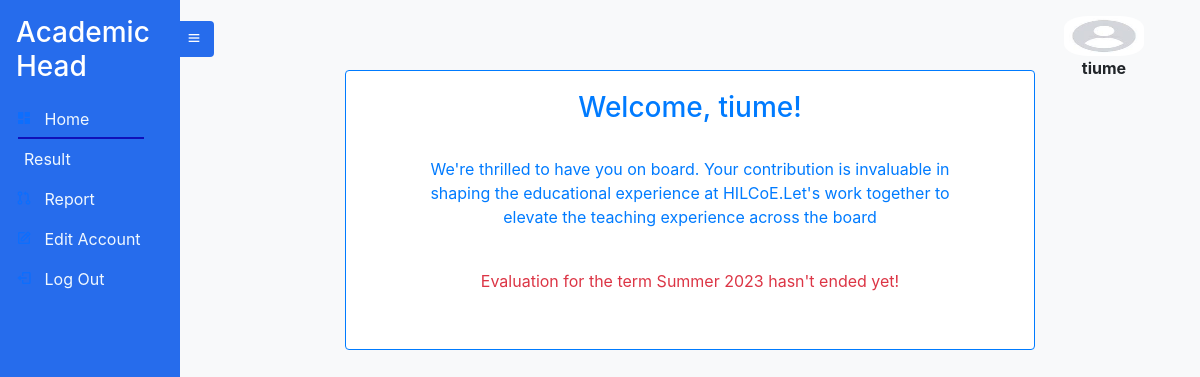
The page /academicheadhomepage (signed in) on the database its author committed.
### Account/models.py (models this page shows)
class Account(AbstractUser):
    Role = models.CharField(max_length=25, null=True , choices=rolechoice ,  blank=True)
    email = models.EmailField(
        verbose_name='email address',
        max_length=255,
        unique=True,
    )

### Course/models.py (models this page shows, shortened)
class Term(models.Model):
    Term_id = models.UUIDField(default=uuid.uuid4, unique=True, primary_key=True, editable=False)
    Season = models.CharField(max_length=10, null=True, choices=season_choices, blank=True)
    current_year = datetime.now().year
    Year = models.IntegerField(
        default=current_year,
        validators=[
            MinValueValidator(current_year),
            MaxValueValidator(current_year + 1)
        ],
    )
    Evaluation_Start_Date = models.DateTimeField(null=True, blank=True ,
                                                 validators=[MinValueValidator(limit_value=timezone.now())])
    Evaluation_End_Date = models.DateTimeField(null = True , blank=True ,
                                               validators=[MinValueValidator(limit_value=timezone.now())])
    Courses_Given = models.ManyToManyField(Course)
    EvaluationDone = models.BooleanField(null=True, blank=True , default=False)

### Staff/views.py (the view)
def academicheadHomePage(request):
    term = None
    try:
        term = Term.objects.get(EvaluationDone = False)
    except:
        term = None
    evaluation_started = False
    evaluation_ended = False
    if(term.Evaluation_Start_Date <= timezone.now()): #check if evaluation started
        print('evaluation started')
        evaluation_started = True
    if(term.Evaluation_End_Date < timezone.now()): #check if evaluation ended
        print('evaluation ended')
        evaluation_ended = True
    context = { 'active_page': 'home', 'term':term , 'evaluation_started':evaluation_started , 'evaluation_ended':evaluation_ended}
    return render(request , 'academichead/academicheadhome.html' , context)

### templates/academichead/academicheadhome.html (shortened to what this page needs)
{% extends 'academichead/academichead.html' %}
{% load static %}
{% block content %}
<div class="text-center">
  <div class="row justify-content-center">
              <div class="card border-primary mb-3 col-md-8" style="max-width: 80rem;">
                  <div class="text-center">
                  <div class="card-body text-primary">
                      <h3 class="card-title">Welcome, {{user.username}}!</h3>
                      <div class="text-center">
                            {% if not term %}
                           <p class="card-text">We're thrilled to have you on board. Your contribution is invaluable in shaping the educational experience at HILCoE.Let's work together to elevate the teaching experience across the board</p>
                           <div class="card-body text-danger">
                            <p class="card-text">Evaluation has not started please wait!.
                           </div>
                           {% else %}
                            {% if evaluation_started == True  and evaluation_ended == False %}
                            <div class="card-body text-primary">
                                <p class="card-text">We're thrilled to have you on board. Your contribution is invaluable in shaping the educational experience at HILCoE.Let's work together to elevate the teaching experience across the board</p>
                            </div>
                            {% endif %}
                       </div>
                      {% if evaluation_ended == True %}
                      <br>
              <div class="text-center">
                  <h4 class="card-title">Evaluation results for the term {{term}}</h4>
                  <div class="card-body text-danger">
                    <p>Evaluation for the term {{term.Season}} {{term.Year}} has ended!</p>
                    </div>
                  <div class="d-grid gap-2">
                    <p class="card-text">View reports and summaries of Instructor Evaluations.</p>
                    <div class="row justify-content-center">
                      <div class="col-md-3 mb-4">
                  <a href="{% url 'evaluation_reports' 'student' %}" class="btn btn-outline-primary course-btn">Student Evaluations</a>
                      </div>
                      <div class="col-md-3 mb-4">
                  <a href="{% url 'evaluation_reports' 'staff' %}" class="btn btn-outline-primary course-btn">Staff Evaluations</a>
                      </div>
                      <div class="col-md-3 mb-4">
                  <a href="{% url 'total_evaluation'  %}" class="btn btn-outline-primary course-btn">Total Evaluations</a>
                      </div>
                </div>
                  </div>
                  {% else %}
                  <div class="card-body text-danger">
                  <p>Evaluation for the term {{term.Season}} {{term.Year}} hasn't ended yet!</p>
                  </div>
                  {% endif %}
              </div>
              </div>
      </div>
  </div>
  {% endif %}
              </div>
</body>
{% endblock %}

### templates/academichead/academichead.html (shortened to what this page needs)
{% extends 'sidebarbase.html' %}
{% block content1 %}
  <div class="side-navbar active-nav d-flex justify-content-between flex-wrap flex-column" id="sidebar">
    <ul class="nav flex-column text-white w-100">
      <a href="{% url 'academicheadhomepage' %}" class="nav-link h3 text-white my-2">
        Academic Head
      </a>
      <li class="nav-link {% if active_page == 'home' %}active{% endif %}">
        <i class="bx bxs-dashboard"></i>
        <span class="mx-2"><a class="inner-anchor" href="{% url 'academicheadhomepage' %}"> Home</a></span>
      </li>
      <li class="nav-link {% if active_page == 'report' %}active{% endif %}">
        <span class="mx-2"><a class="inner-anchor" href="{% url 'search_evaluation' %}">Result</a></span>
      </li>
      <li class="nav-link {% if active_page == 'general_report' %}active{% endif %}">
        <i class="bx bx-git-pull-request"></i>
        <span class="mx-2"><a class="inner-anchor" href="{% url 'general_evaluation_report' 'view' %}">Report</a></span>
      </li>
      <li class="nav-link {% if active_page == 'editaccount' %}active{% endif %}">
        <i class="bx bx-edit"></i>
        <span class="mx-2"><a class="inner-anchor" href="{% url 'editpassword' %}"> Edit Account</a></span>
      </li>
      <li class="nav-link {% if active_page == 'logout' %}active{% endif %}">
        <i class="bx bx-log-out"></i>
        <span class="mx-2"><a class="inner-anchor" href="{% url 'logout' %}" > Log Out </a></span>
      </li>
    </ul>
  </div>
  <div class="p-2 active-cont my-container overflow-hidden">
    <nav class="navbar top-navbar navbar-light bg-light px-5">
      <a class="btn border-0" id="menu-btn"><i class="bx bx-menu"></i></a>
      <figure id="image" style="height: 30px; background-color: white">
        <img src="/static/images/profilePic/defaultprofile.jpeg" style="height: 40px; width: 80px; border-radius: 30%;">
        <figcaption style="text-align: center;"><b>{{user.username}}</b></figcaption>
      </figure>
    </nav>
    {% block content %}
    {% endblock %}
{% endblock %}

### static/styles/sidebar.css (style rules this page uses)
* { margin: 0; padding: 0; box-sizing: border-box; }
body { min-height: 100vh; background-color:#f8f9fa; }
.side-navbar { width: 180px; height: 100%; position: fixed; margin-left: -300px; background-color:rgb(38, 108, 236); transition: 0.5s; }
.active-nav { margin-left: 0; }
.active-cont { margin-left: 180px; }
#menu-btn { background-color:rgb(38, 108, 236); color: #fff; margin-left: -62px; }
#image { max-width: 300px; height: 80px; border-radius: 50%; top: 10px; right: 0px; }
.inner-anchor { color: aliceblue; text-decoration: black; }
.bg-light { background-color: rgb(38, 108, 236);; }
.nav-link.active { position: relative; }
.nav-link.active:after { content: ''; position: absolute; bottom: 0; left: 10%; width: 70%; height: 2px; background-color: rgb(16, 16, 185); }

### rows shown on the page
Account: username "tiume"
Term: Season "Summer", Year "2023"
